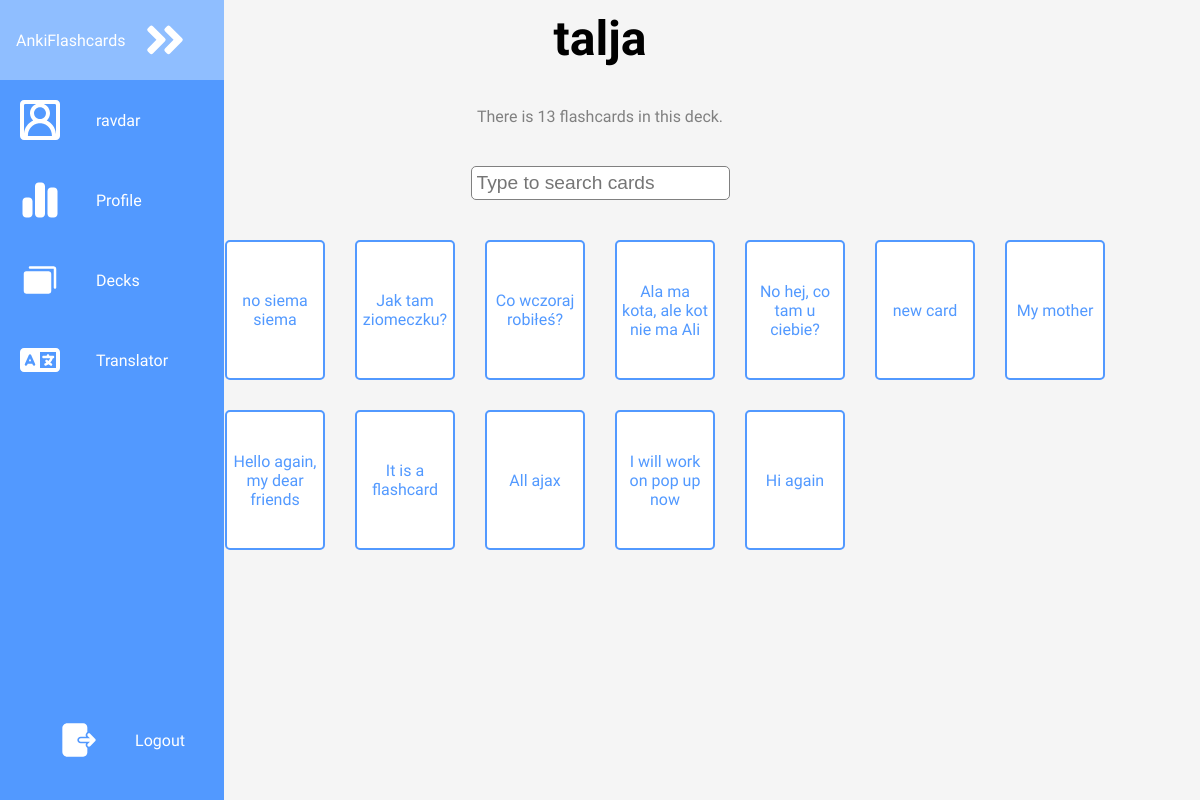
The app's page /deck_details/?deck_name=talja (signed in), older data.
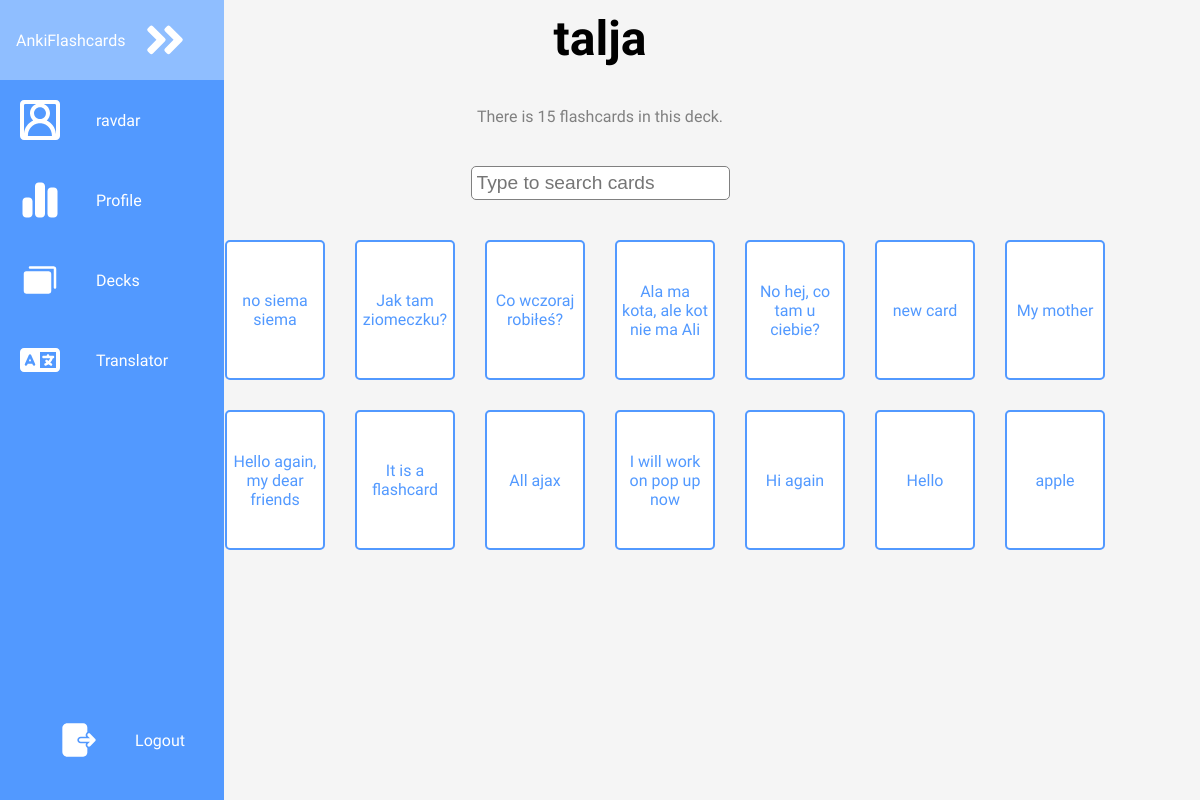
The same page, newer data.
### mainapp/models.py (models this page shows, shortened)
class Deck(models.Model):
    name = models.CharField(max_length=140)
    user = models.ForeignKey(User,related_name="decks",on_delete=models.CASCADE)
    description = models.CharField(max_length=300, blank=True, null=True)

class Flashcard(models.Model):
    front = models.CharField(max_length=500)
    back = models.CharField(max_length=500)
    user = models.ForeignKey(User, on_delete=models.CASCADE, related_name="flashcards")
    deck = models.ForeignKey(Deck, related_name="flashcards",on_delete=models.CASCADE)
    from_language = models.ForeignKey(Language, related_name="flashcard_from_language", on_delete=models.PROTECT, blank=True, null=True, default=None)
    to_language = models.ForeignKey(Language, related_name="flashcard_to_language", on_delete=models.PROTECT, blank=True, null=True, default=None)
    winning_streak = models.IntegerField(default=0)
    easiness_factor = models.FloatField(default=2.5)
    interval = models.IntegerField(default=0)
    next_review = models.DateField(default=timezone.now().date())
    last_review = models.DateField(blank=True, null=True, default=None)
    number_of_reviews = models.IntegerField(default=0)
    number_of_agains = models.IntegerField(default=0)
    number_of_hard = models.IntegerField(default=0)
    number_of_good = models.IntegerField(default=0)
    number_of_easy = models.IntegerField(default=0)
    total_time = models.FloatField(default=0) # In seconds

### mainapp/views.py (the view, shortened to what this page needs)
# urls.py: urlpatterns = [path("", views.landing_page, name="landing_page"),path("translator/", views.translator, name="translator"), path("review/", views.review, name="review"), path("users/<str:user_username>
@login_required
def deck_details(request):
    user = request.user
    deck_name = request.GET.get("deck_name")
    deck = get_object_or_404(Deck,user=user,name=deck_name)
    return render(request, "mainapp/deck_details.html", {"deck":deck})

### mainapp/templates/mainapp/deck_details.html (shortened to what this page needs)
{% extends "mainapp/user_profile.html" %}
{% load static %}
{% block content %}
<main class="decks-main center">
    <h1 id="deck-name">{{deck.name}}</h1>
    <p class="subtext">There is {{deck.flashcards.all.count}} flashcards in this deck.</p>
    <form id="card-searchbar">
        <input type="text" id="cards-searchbar" placeholder="Type to search cards">
    </form>
    <div class="cards-container">
        <a href="{% url 'mainapp:translator' %}?requested_from=deck_details&deck_name={{ deck.name }}"><button
                id="add-card-button" class="card center">+</button></a>
        {% for card in deck.flashcards.all %}
        <a href="{% url 'mainapp:edit_flashcard' %}?card_id={{ card.id }}" class="card center">{{card.front}}</a>
        {% endfor %}
    </div>
</main>
{% endblock content %}

Row changes from the older to the newer data that the page shows:
computed for Deck "talja": flashcards.all.count "13" → "15"
added Flashcard: front "Hello"
added Flashcard: front "apple"
